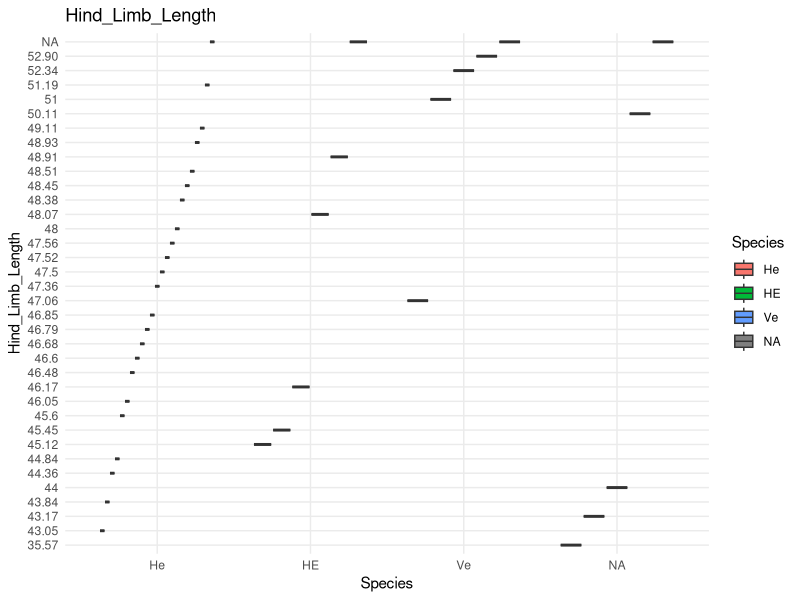

R code for this plot: (Note: this script raises an error after producing the figure.)

library(readxl)
my_data <- read_excel("cleanKratdata1217.xlsx")
unique(as.Date(my_data$EditDate))
length(unique(as.Date(my_data$EditDate))
)
library(ggplot2)

ggplot(my_data, aes(x = Species, y = Hind_Limb_Length, fill = Species)) +
  geom_boxplot() +
  theme_minimal() +
  labs(title = "Hind_Limb_Length")
library(tidyverse)

my_data <- my_data |> 
  mutate(Tail_Body_Ratio = Tail_Length / Body_Length)
str(my_data[c("Tail_Length", "Body_Length")])
library(dplyr)

my_data <- my_data |> 
  mutate(
    Tail_Length = as.numeric(Tail_Length),
    Body_Length = as.numeric(Body_Length),
    Tail_Body_Ratio = Tail_Length / Body_Length
  )

ggplot(my_data, aes(x = Species, y = Tail_Body_Ratio, fill = Species)) +
  geom_boxplot(alpha = 0.7) +
  geom_jitter(width = 0.2) + 
  theme_minimal() +
  labs(title = "Tail Length / Body Length",
       y = "Tail Length / Body Length")

ratio_test <- t.test(Tail_Body_Ratio ~ Species, data = my_data)

print(ratio_test)
